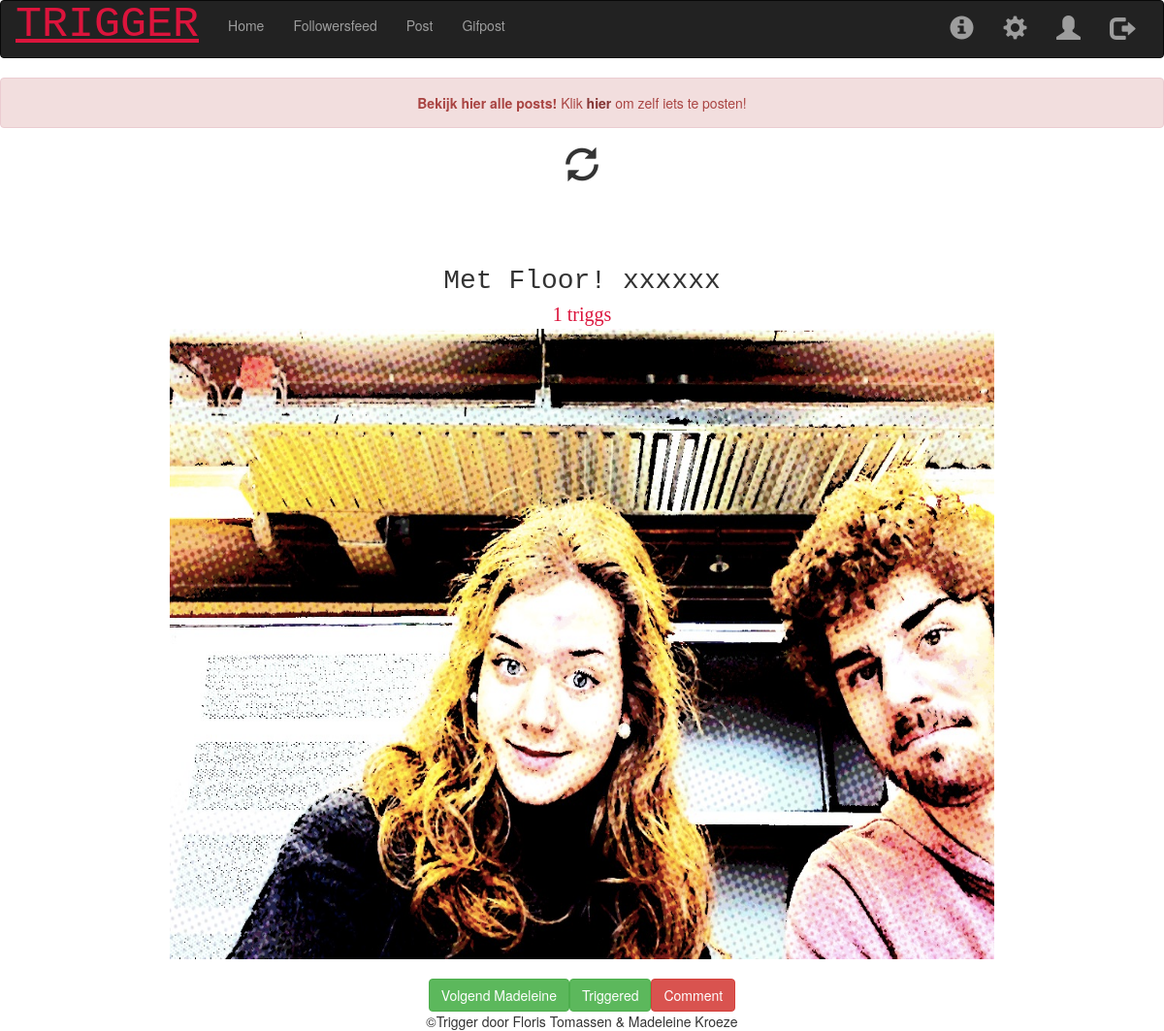
Before: /follower_feed (signed in) with the older database file.
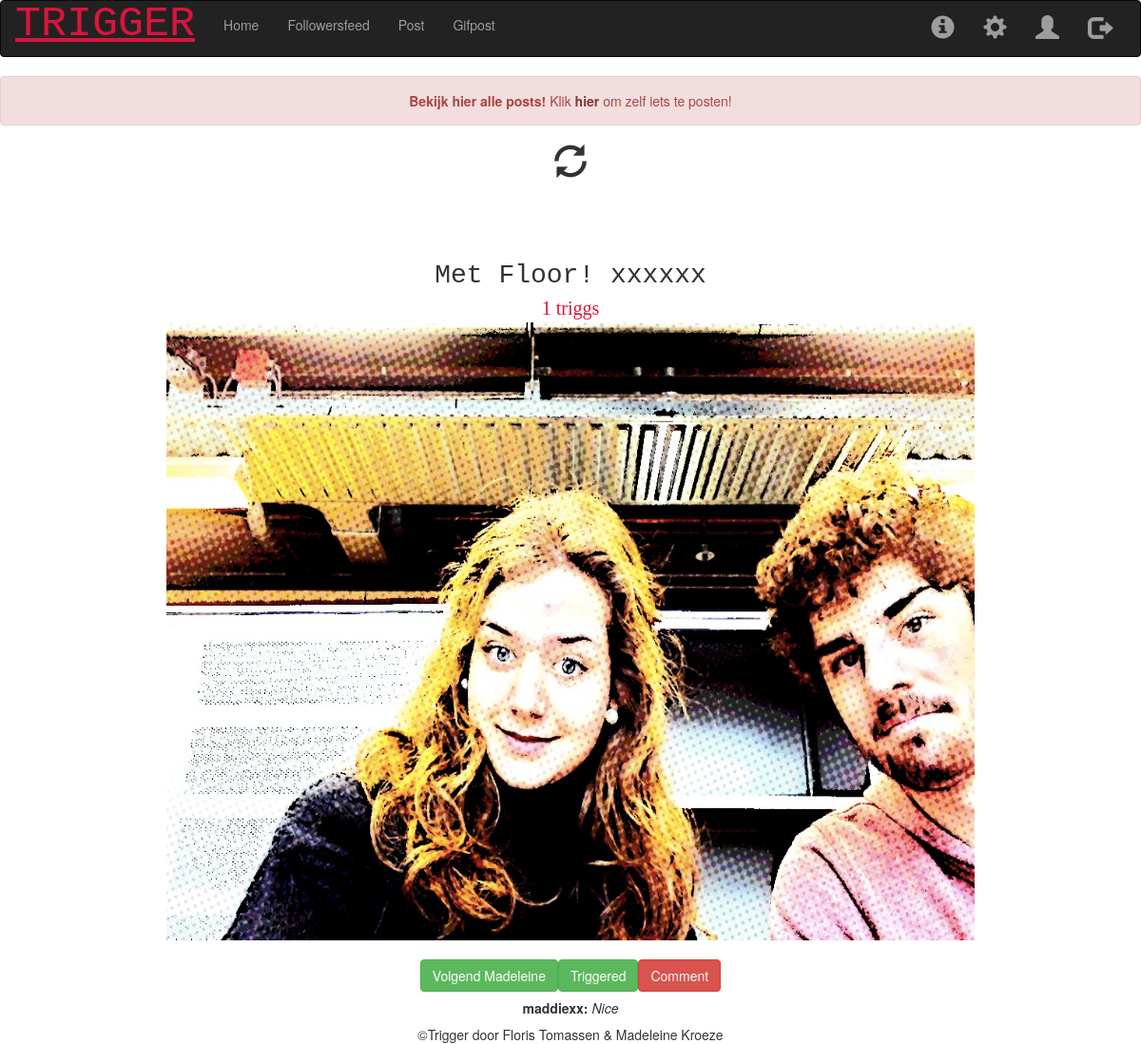
After: the same page with the newer database file.
### tables this page shows
CREATE TABLE 'gallery' ('photo_id' INTEGER PRIMARY KEY AUTOINCREMENT NOT NULL,'photo_description' TEXT, 'photo_user_id' INTEGER, 'photo_date' DATETIME DEFAULT CURRENT_TIMESTAMP, 'photo_name'  TEXT NOT NULL  );

CREATE TABLE 'users' ('id' INTEGER PRIMARY KEY AUTOINCREMENT NOT NULL, 'hash' TEXT NOT NULL, 'username' TEXT NOT NULL DEFAULT 'UNIQUE');

CREATE TABLE 'comments' ('user_id' INTEGER, 'photo_id' INTEGER,'photo_comment' TEXT);

### application.py (the view)
@app.route("/follower_feed", methods=['GET', 'POST'])
@helpers.login_required
def follower_feed():
    if request.method == "GET":
        volgend = helpers.volgend()
        uploads = helpers.volgend_feed(volgend)
        getrigged = helpers.getrigged()
        if not uploads:
            return helpers.apology("Geen foto's beschikbaar.")
        return render_template("follower_feed.html", uploads=uploads, volgend=volgend, getrigged=getrigged)
    else:
        return render_template("follower_feed.html")

### helpers.py (called while the page is built)
def login_required(f):
    @wraps(f)
    def decorated_function(*args, **kwargs):
        if session.get("user_id") is None:
            return redirect("/login")
        return f(*args, **kwargs)
    return decorated_function

def getrigged():
    getrigged = db.execute("SELECT photo_id FROM triggers WHERE user_id = :user_id", user_id=session["user_id"])
    triggs = []
    for trig in getrigged:
        triggs.append(trig['photo_id'])
    return triggs

def volgend():
    volgend = db.execute("SELECT follower_id FROM volgen WHERE user_id = :user_id", user_id=session["user_id"])
    volgers = []
    for volg in volgend:
        volgers.append(volg['follower_id'])
    return volgers

def volgend_feed(volgend):
   uploads = db.execute("SELECT gallery.photo_id,photo_description, photo_date, photo_name, username, photo_user_id FROM gallery \
           JOIN users ON photo_user_id = users.id WHERE photo_user_id IN (:volgend) ORDER BY photo_date DESC;", volgend= volgend);
   for up in uploads:
       trigs = db.execute("SELECT COUNT(*) AS 'trigs' FROM triggers WHERE photo_id = :photo_id LIMIT 1;",
                          photo_id=up['photo_id'])
       up['trigs'] = trigs[0]['trigs']
       comments = db.execute("SELECT username, photo_comment FROM comments JOIN users ON users.id = comments.user_id \
                             WHERE photo_id = :photo_id LIMIT 10", photo_id=up['photo_id'])
       up['comments'] = comments
   return uploads

### templates/follower_feed.html (shortened to what this page needs)
{% extends "layout.html" %}
{% block main %}
<body data-spy="scroll" data-target=".navbar" data-offset="50">
    <center><p>
        <div class="alert alert-danger">
        <strong>Bekijk hier alle posts!</strong> Klik <a href="{{ url_for('upload') }}" class="alert-link">hier </a> om zelf iets te posten!
        </div>
        </p>
    <FORM>
    <span style="font-size: 35px" class="glyphicon glyphicon-refresh " onClick="history.go(0)" ></span>
    </FORM>
    </center>
    <br></br>
    {% for photo in uploads %}
        <div>
             <center>
            <br><br>
            {% if photo.photo_name.replace("'" , "")[:5] == 'https'  %}
                <div class="img-text" style="font-size: 20px; font-family: cursive; color:crimson">{{ photo.trigs }} triggs </div>
                <img src="{{ url_for('getgif', gifje=photo.photo_name.split('/')[4])   }}" width="500" height="500">
            {% else %}
                <div style="font-size: 28px; font-family: monospace;">  {{photo.photo_description }} </div>
                <div class="img-text" style="font-size: 20px; font-family: cursive; color:crimson">{{ photo.trigs }} triggs </div>
                <img src = "static/img/{{ photo.photo_name }}" width="850" height="650">
            {% endif %}
            <br> </br>
            <div class="btn-group" style='display: inline-flex'>
                {% if photo.photo_user_id in volgend %}
                <form action = "{{ url_for('follow') }}" method = "post" onsubmit="return value">
                <button name="follow"  class = "btn btn-success btn-block"  value="{{ photo.photo_user_id }}">Volgend {{photo.username}}</button>
                </form>
                {% else %}
                <form action = "{{ url_for('follow') }}" method = "post" onsubmit="return value">
                <button name="follow"  class = "btn btn-danger btn-block"  value="{{ photo.photo_user_id }}">Volg {{photo.username}}</button>
                </form>
                {% endif %}
                {% if photo.photo_id in getrigged %}
                <form action = "{{ url_for('trigg') }}" method = "post" onsubmit="return value">
                <button name="trigg" class = "btn btn-success btn-block" value = "{{ photo.photo_id }}">Triggered</button>
                </form>
                {% else %}
                <form action = "{{ url_for('trigg') }}" method = "post" onsubmit="return value">
                <button name="trigg" class = "btn btn-danger btn-block" value = "{{ photo.photo_id }}">Trig</button>
                </form>
                {% endif %}
                <form action = "{{ url_for('comment', picid = photo["photo_id"]) }}" method = "post" onsubmit="return value">
                <button name="comment" class = "btn btn-danger btn-block" value = "{{ photo.photo_id }}">Comment</button>
                </form>
        <br>
        </div>
        </center>
        <center>
        {% for comment in photo.comments %}
                        <h5><b>{{ comment.username }}:</b> <i>{{ comment.photo_comment }}</p></h5>
                {% endfor %}
        {% endfor %}
        </center>
        <center>
        ©Trigger door Floris Tomassen & Madeleine Kroeze
        </center>
</body>
{% endblock %}

### templates/layout.html (shortened to what this page needs)
<!DOCTYPE html>
<html lang="en">
    <head>
        <link href="https://maxcdn.bootstrapcdn.com/bootstrap/3.3.7/css/bootstrap.min.css" rel="stylesheet"/>
        <link href="{{ url_for('static', filename='styles.css') }}" rel="stylesheet"/>
    </head>
    <body>
        <nav class="navbar navbar-inverse">
            <div class="container-fluid">
                <div class="navbar-header">
                  <a class="navbar-brand" class =href="{{ url_for('homepage') }}" style="font-size: 45px; font-family: monospace; color:crimson"> <u> TRIGGER</u></a>
                </div>
            <div class="collapse navbar-collapse" id="navbar">
                {% if session.user_id %}
                    <ul class="nav navbar-nav">
                        <li><a href="{{ url_for('homepage') }}"  >Home</a></li>
                        <li><a href="{{ url_for('follower_feed') }}"> Followersfeed </span></a></li>
                        <li><a href="{{ url_for('upload') }}"> Post </span></a></li>
                        <li><a href="{{ url_for('gifsearch') }}"> Gifpost </span></a></li>
                    </ul>
                    <ul class="nav navbar-nav navbar-right">
                        <li><a href="{{ url_for('change_password') }}"><span style="font-size: 25px" class="glyphicon glyphicon-info-sign "></span></a></li>
                        <li><a href="{{ url_for('change_password') }}"><span style="font-size: 25px" class="glyphicon glyphicon-cog "></span></a></li>
                        <li><a href="{{ url_for('profile') }}"><span style="font-size: 25px" class="glyphicon glyphicon-user "></span></a></li>
                        <li><a href="{{ url_for('logout') }}"><span style="font-size: 25px" class="glyphicon glyphicon-log-out "></span></a></li>
                    </ul>
                {% else %}
                    <ul class="nav navbar-nav navbar-right">
                        <li><a href="{{ url_for('register') }}">Registeren</a></li>
                        <li><a href="{{ url_for('login') }}">Inloggen</a></li>
                    </ul>
                {% endif %}
            </div>
            </div>
        </nav>
    <main>
    {% block main %}{% endblock %}
    </main>
    </body>
</html>

### static/styles.css (style rules this page uses)
main img { max-width: 100%; }

Changed rows visible on the page:
added comments: username "maddiexx", photo_comment "Nice"
